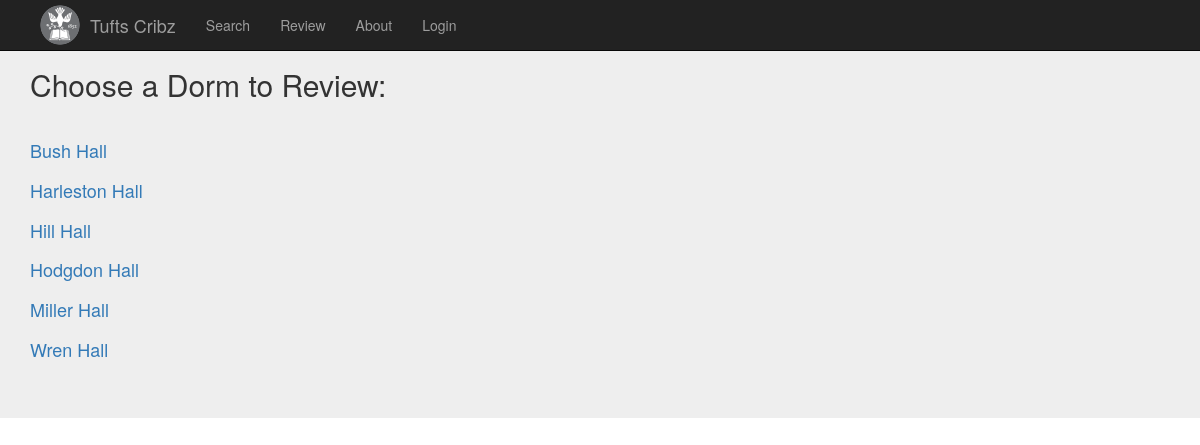
/review/, run on the app's committed database.
### reviews/models.py (models this page shows)
class Dorm(models.Model):
    created_at = models.DateTimeField('time created', auto_now = True);
    updated_at = models.DateTimeField('time updated', auto_now = True);
    dorm_id = models.AutoField(primary_key=True);
    name = models.CharField(max_length=500);
    address = models.CharField(max_length=500);
    gender_policy = models.CharField(max_length=500);
    bathroom_style = models.CharField(max_length=500);
    room_style = models.CharField(max_length=500);
    amenities = models.CharField(max_length=500);
    class_years = models.CharField(max_length=500);
    comments = models.CharField(max_length=500);
    handicap_access = models.BooleanField();
    custodial_services = models.BooleanField();
    dorm_image = models.ImageField(upload_to='images/', blank=True);
    lat = models.CharField(max_length=50, default=0);
    long = models.CharField(max_length=50, default=0);

### reviews/views.py (the view)
# urls.py: url(r'^review/$', views.review, name='review'),
def review(request):
	template = loader.get_template('reviews/review.html')
	dorms_list = Dorm.objects.order_by('name')
	context = {
		'dorms_list': dorms_list,
	}
	return render(request, 'reviews/review.html', context)

### reviews/templates/reviews/review.html (shortened to what this page needs)
{% load staticfiles %}
<head>
  <link href="{% static 'css/bootstrap.min.css' %}" rel="stylesheet">
</head>
<body>
    <div class="basic">
        {% include "reviews/nav.html" %}
    </div>
	<div class="jumbotron">
		<div class="container">
			<h2>Choose a Dorm to Review:</h2><br>
			{% if dorms_list %}
			<div class="row">
				{% for dorm in dorms_list %}
				<div class="col-md-12"><h4><a href="/{{ dorm.dorm_id }}/post/">{{ dorm.name }}</a></h4></div>
				{% endfor %}
			</div>
			{% else %}
			<p>No dorms are available.</p>
			{% endif %}
		</div>
	</div>
</body>

### data on the page
Dorm: name "Bush Hall"
Dorm: name "Harleston Hall"
Dorm: name "Hill Hall"
Dorm: name "Hodgdon Hall"
Dorm: name "Miller Hall"
Dorm: name "Wren Hall"
